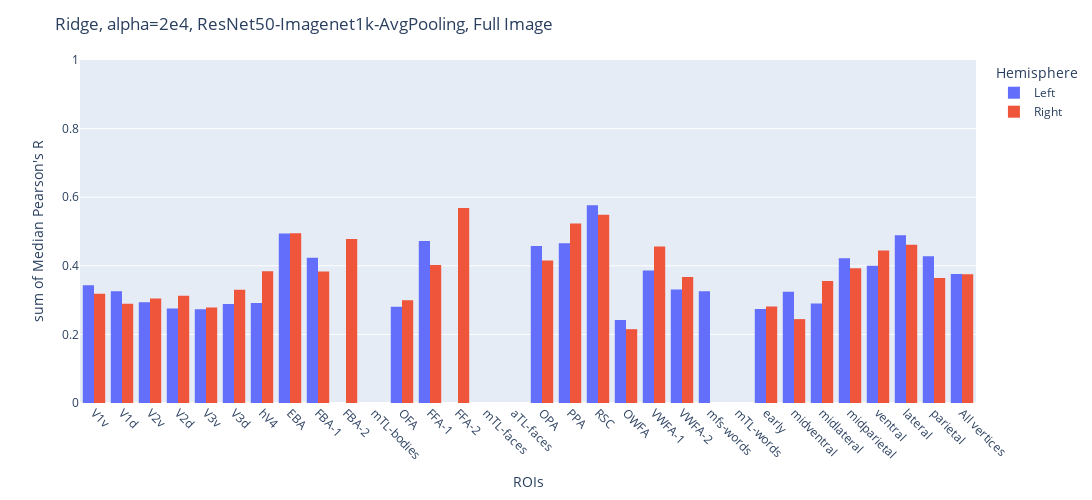

Notebook code cell kept with this figure:
### Markdown cell above
### Dev Pearson's R

### Code cell
from src.visualize import histogram, box_plot

histogram(DATA_PATH, lh_correlation, rh_correlation, "Ridge, alpha=2e4, ResNet50-Imagenet1k-AvgPooling, Full Image", "./img/ridge_resnet50_full_img_alpha_2e4/")

### Figure 1 — Plotly figure (JSON) as saved in the notebook; plotly's stock layout.template omitted (floating-point values rounded to 4 significant figures)
{"data": [{"alignmentgroup": "True", "bingroup": "x", "histfunc": "sum", "hovertemplate": "Hemisphere=Left<br>ROIs=%{x}<br>sum of Median Pearson's R=%{y}<extra></extra>", "legendgroup": "Left", "marker": {"color": "#636efa", "pattern": {"shape": ""}}, "name": "Left", "offsetgroup": "Left", "orientation": "v", "showlegend": true, "type": "histogram", "x": ["V1v", "V1d", "V2v", "V2d", "V3v", "V3d", "hV4", "EBA", "FBA-1", "FBA-2", "mTL-bodies", "OFA", "FFA-1", "FFA-2", "mTL-faces", "aTL-faces", "OPA", "PPA", "RSC", "OWFA", "VWFA-1", "VWFA-2", "mfs-words", "mTL-words", "early", "midventral", "midlateral", "midparietal", "ventral", "lateral", "parietal", "All vertices"], "xaxis": "x", "y": [0.3431, 0.3254, 0.294, 0.2751, 0.273, 0.2886, 0.2913, 0.4943, 0.4237, null, null, 0.2807, 0.4727, null, null, null, 0.4581, 0.4661, 0.5764, 0.2419, 0.3861, 0.3311, 0.3261, null, 0.2741, 0.3245, 0.2899, 0.422, 0.4, 0.489, 0.428, 0.3761], "yaxis": "y"}, {"alignmentgroup": "True", "bingroup": "x", "histfunc": "sum", "hovertemplate": "Hemisphere=Right<br>ROIs=%{x}<br>sum of Median Pearson's R=%{y}<extra></extra>", "legendgroup": "Right", "marker": {"color": "#EF553B", "pattern": {"shape": ""}}, "name": "Right", "offsetgroup": "Right", "orientation": "v", "showlegend": true, "type": "histogram", "x": ["V1v", "V1d", "V2v", "V2d", "V3v", "V3d", "hV4", "EBA", "FBA-1", "FBA-2", "mTL-bodies", "OFA", "FFA-1", "FFA-2", "mTL-faces", "aTL-faces", "OPA", "PPA", "RSC", "OWFA", "VWFA-1", "VWFA-2", "mfs-words", "mTL-words", "early", "midventral", "midlateral", "midparietal", "ventral", "lateral", "parietal", "All vertices"], "xaxis": "x", "y": [0.3188, 0.2891, 0.3046, 0.3125, 0.2782, 0.3305, 0.3844, 0.4949, 0.3832, 0.478, null, 0.2994, 0.4021, 0.5683, null, null, 0.4156, 0.5236, 0.5487, 0.2153, 0.4566, 0.3671, null, null, 0.2811, 0.2445, 0.3555, 0.3929, 0.4447, 0.4615, 0.3647, 0.3756], "yaxis": "y"}], "layout": {"barmode": "group", "height": 500, "legend": {"title": {"text": "Hemisphere"}, "tracegroupgap": 0}, "margin": {"t": 60}, "title": {"text": "Ridge, alpha=2e4, ResNet50-Imagenet1k-AvgPooling, Full Image"}, "width": 1500, "xaxis": {"anchor": "y", "categoryarray": ["V1v", "V1d", "V2v", "V2d", "V3v", "V3d", "hV4", "EBA", "FBA-1", "FBA-2", "mTL-bodies", "OFA", "FFA-1", "FFA-2", "mTL-faces", "aTL-faces", "OPA", "PPA", "RSC", "OWFA", "VWFA-1", "VWFA-2", "mfs-words", "mTL-words", "early", "midventral", "midlateral", "midparietal", "ventral", "lateral", "parietal", "All vertices"], "categoryorder": "array", "domain": [0, 1], "tickangle": 45, "title": {"text": "ROIs"}}, "yaxis": {"anchor": "x", "domain": [0, 1], "range": [0, 1], "title": {"text": "sum of Median Pearson's R"}}}}
